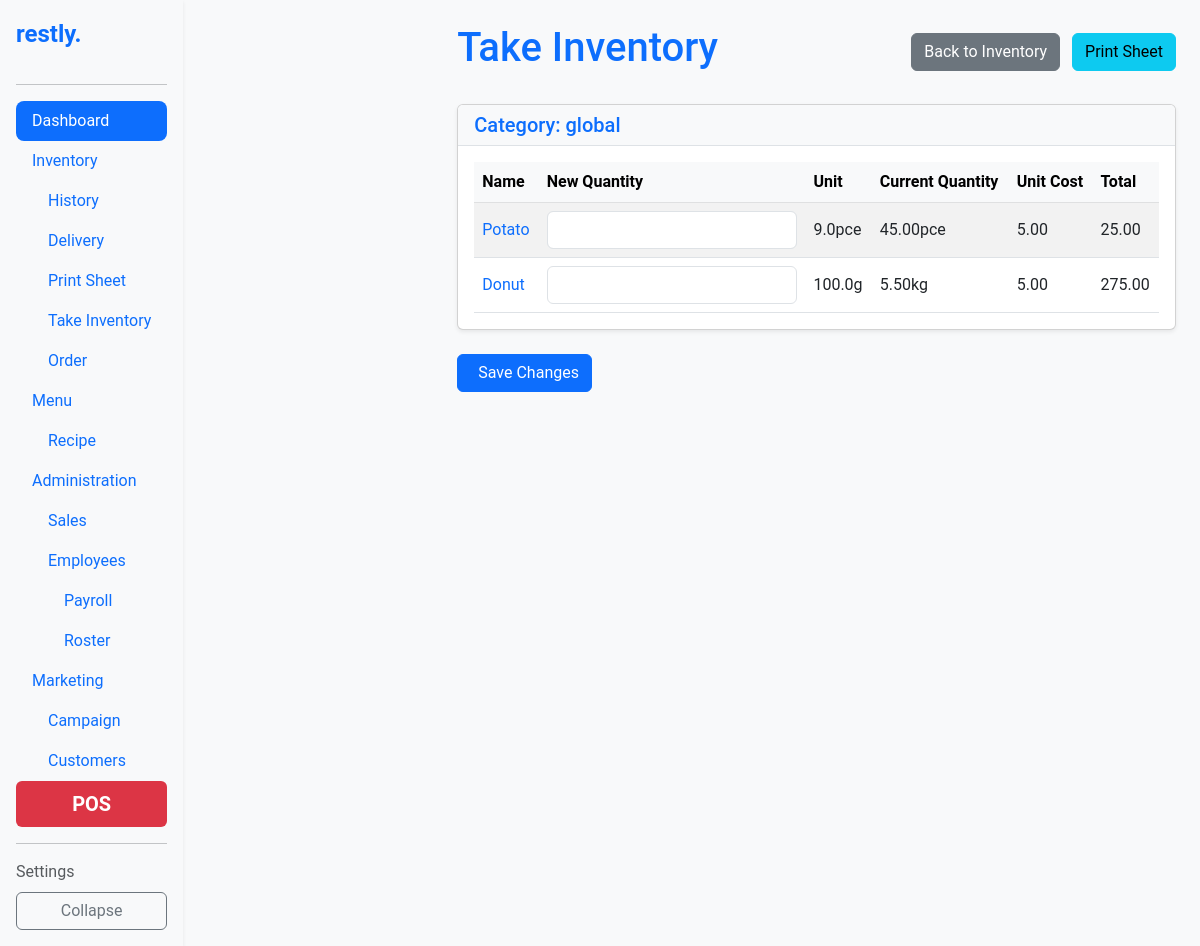
Before: /inventory/take-inventory/ with the older database file.
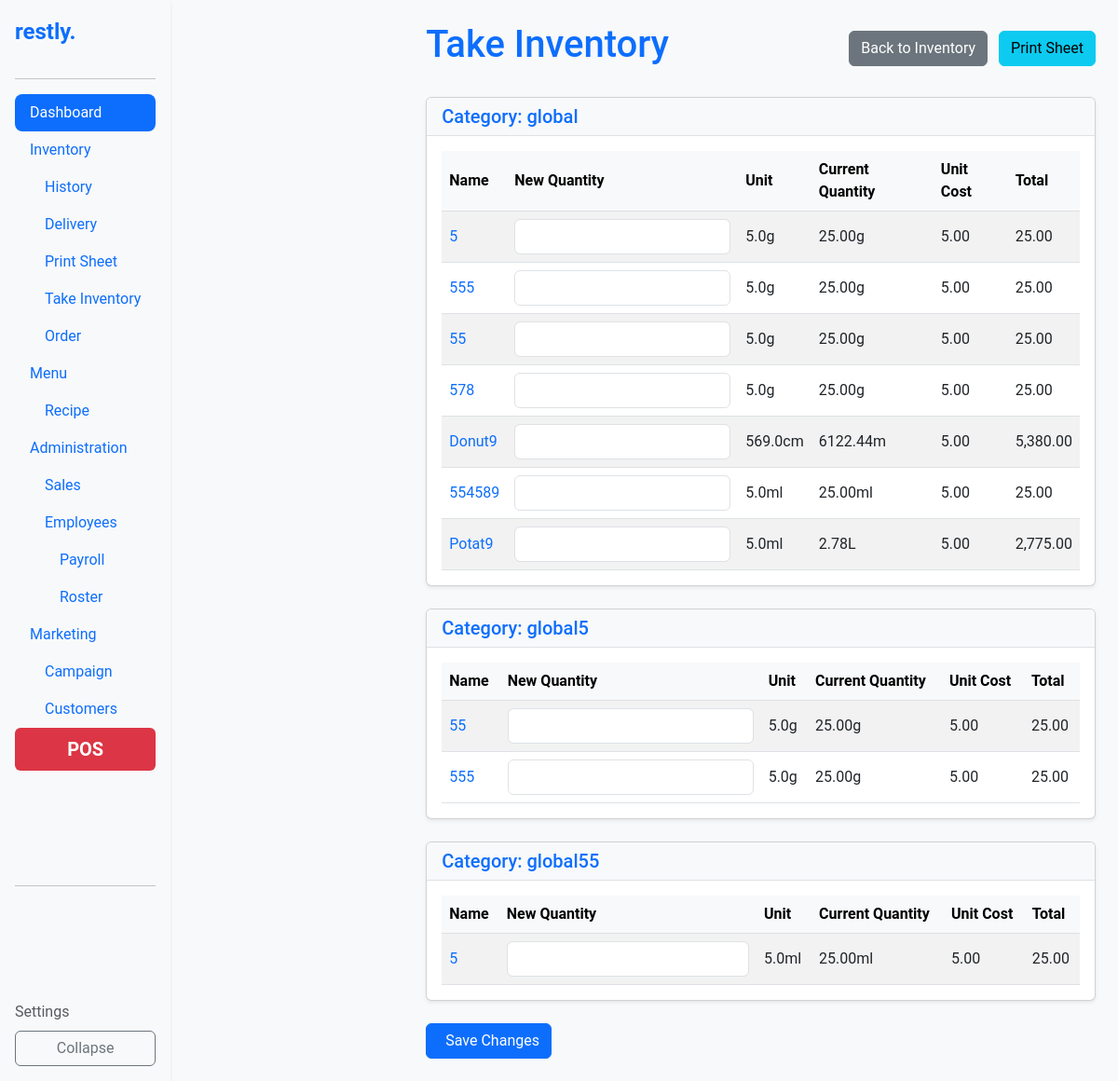
After: the same page with the newer database file.
### inventory/models.py (models this page shows, shortened)
class Category(models.Model):
    name = models.CharField(max_length=100, unique=True, default="global")
    order = models.PositiveIntegerField(default=1)
    class Meta:
        ordering = ['order']

class Ingredient(models.Model):
    UNIT_TYPES = [
        ('g', 'gram'),
        ('ml', 'milliliter'),
        ('pce', 'piece'),
        ('cm', 'centimeter'),
        ('oz', 'ounce'),
        ('fl_oz', 'fluid ounce'),
        ('in', 'inch'),
    ]
    name = models.CharField(max_length=255)
    quantity = models.FloatField()  # Quantity in stock
    threshold = models.FloatField(default=0)  # Minimum threshold for inventory
    category = models.ForeignKey('Category', on_delete=models.CASCADE)
    unit_type = models.CharField(max_length=10, choices=UNIT_TYPES)
    unit_multiplier = models.FloatField()  # Multiplier for unit type
    unit_cost = models.FloatField()  # Cost per unit
    estimated_usage = models.FloatField(null=True, blank=True)  # Optional, estimated usage per day
    total_cost = models.DecimalField(max_digits=12, decimal_places=2, editable=False)
    history = HistoricalRecords()
    order = models.PositiveIntegerField(default=1)
    change_source = models.CharField(max_length=50, blank=True, null=True)
    class Meta:
        ordering = ['order']
        unique_together = ('name', 'category')
    @property
    def converted_quantity(self):
        return self._convert_unit(self.quantity)
    def _convert_unit(self, value):
        metric_conversion_factors = {
            'g': Decimal('1000'),       # 1000 grams = 1 kg
            'ml': Decimal('1000'),      # 1000 milliliters = 1 liter
            'cm': Decimal('100'),       # 100 cm = 1 m
        }
        imperial_conversion_factors = {
            'oz': Decimal('16'),        # 16 ounces = 1 pound
            'fl_oz': Decimal('128'),    # 128 fluid ounces = 1 gallon
            'in': Decimal('12'),        # 12 inches = 1 foot
        }
        if self.unit_type in metric_conversion_factors:
            conversion_factor = metric_conversion_factors[self.unit_type]
            higher_unit = {'g': 'kg', 'ml': 'L', 'cm': 'm'}.get(self.unit_type, self.unit_type)
        elif self.unit_type in imperial_conversion_factors:
            conversion_factor = imperial_conversion_factors[self.unit_type]
            higher_unit = {'oz': 'lb', 'fl_oz': 'gal', 'in': 'ft'}.get(self.unit_type, self.unit_type)
        else:
            conversion_factor = Decimal('1')
            higher_unit = self.unit_type
        base_qty = Decimal(value) * Decimal(self.unit_multiplier)
        if base_qty < conversion_factor:
            return f"{base_qty.quantize(Decimal('.01'), rounding=ROUND_HALF_UP)}{self.unit_type}"
        converted_qty = base_qty / conversion_factor
        return f"{converted_qty.quantize(Decimal('.01'), rounding=ROUND_HALF_UP)}{higher_unit}"

### inventory/views.py (the view, shortened to what this page needs)
# urls.py: path('take-inventory/', views.take_inventory, name='take_inventory'),
def take_inventory(request):
    categories = Category.objects.prefetch_related('ingredient_set').all()
    InventoryForm = modelform_factory(
        Ingredient,
        fields=['quantity'],
        widgets={'quantity': forms.NumberInput(attrs={'step': '0.01', 'class': 'form-control'})},
        field_classes={'quantity': forms.FloatField},
    )
    ingredient_forms = {}
    for ingredient in Ingredient.objects.all():
        InventoryForm.base_fields['quantity'].required = False  # Ensure field is optional for GET requests
        ingredient_forms[ingredient.id] = InventoryForm(instance=None, prefix=f"ingredient-{ingredient.id}")
    context = {
        'categories': categories,
        'ingredient_forms': ingredient_forms,  # Pass the forms to the template
    }
    return render(request, 'inventory/take_inventory.html', context)

### inventory/templatetags/custom_filters.py (called while the page is built)
@register.filter
def get_form(forms_dict, ingredient_id):
    return forms_dict.get(ingredient_id)

### inventory/templates/inventory/take_inventory.html (shortened to what this page needs)
{% extends 'base.html' %}
{% load humanize %}
{% load custom_filters %}
{% block content %}
<div class="d-flex justify-content-between align-items-center mb-4">
    <h1 class="text-primary">Take Inventory</h1>
    <div>
        <a href="{% url 'inventory' %}" class="btn btn-secondary me-2">
             Back to Inventory
        </a>
        <a href="{% url 'print_inventory' %}" class="btn btn-info">
             Print Sheet
        </a>
    </div>
</div>
<form method="post">
    {% for category in categories %}
    <div class="card mb-4 shadow-sm">
        <div class="card-header">
            <h2 class="mb-0 text-primary">Category: {{ category.name }}</h2>
        </div>
        <div class="card-body">
            <table class="table table-striped align-middle">
                <thead class="table-light">
                    <tr>
                        <th>Name</th>
                        <th>New Quantity</th>
                        <th>Unit</th>
                        <th>Current Quantity</th>
                        <th>Unit Cost</th>
                        <th>Total</th>
                    </tr>
                </thead>
                <tbody>
                    {% for ingredient in category.ingredient_set.all %}
                    <tr>
                        <td>
                            <a href="{% url 'ingredient_details' ingredient.name %}" class="text-decoration-none text-primary">
                                {{ ingredient.name|title }}
                            </a>
                        </td>
                        <td>
                            {% with ingredient_forms|get_form:ingredient.id as form %}
                                {{ form.quantity }}
                            {% endwith %}
                        </td>
                        <td>{{ ingredient.unit_multiplier }}{{ ingredient.unit_type }}</td>
                        <td>{{ ingredient.converted_quantity }}</td>
                        <td>{{ settings.get_currency_type_display }}{{ ingredient.unit_cost|floatformat:2|intcomma }}</td>
                        <td>{{ settings.get_currency_type_display }}{{ ingredient.total_cost|floatformat:2|intcomma }}</td>
                    </tr>
                    {% endfor %}
                </tbody>
            </table>
        </div>
    </div>
    {% endfor %}
    <button type="submit" class="btn btn-primary">
         Save Changes
    </button>
</form>
{% endblock %}

### templates/base.html (shortened to what this page needs)
<!DOCTYPE html>
<html lang="en">
<head>
    {% load static %}
    <link rel="stylesheet" href="https://cdn.jsdelivr.net/npm/bootstrap@5.3.0-alpha1/dist/css/bootstrap.min.css">
    <link rel="stylesheet" href="{% static 'styles.css' %}">
</head>
<body class="d-flex">
    <nav class="sidebar bg-light shadow-sm d-flex flex-column flex-shrink-0 p-3">
        <div class="d-flex align-items-center mb-3">
            <a href="{% url 'inventory' %}" class="navbar-brand fw-bold text-primary fs-4">
                restly.
            </a>
        </div>
        <hr>
        <ul class="nav nav-pills flex-column mb-auto">
            <li class="nav-item">
                <a href="{% url 'inventory' %}" class="nav-link active">
                     Dashboard
                </a>
            </li>
            <li class="nav-item">
                <a href="{% url 'inventory' %}" class="nav-link">
                     Inventory
                </a>
                <ul class="nav flex-column ms-3">
                    <li><a href="{% url 'inventory_history' %}" class="nav-link"> History</a></li>
                    <li><a href="{% url 'delivery_inventory' %}" class="nav-link"> Delivery</a></li>
                    <li><a href="{% url 'print_inventory' %}" class="nav-link"> Print Sheet</a></li>
                    <li><a href="{% url 'take_inventory' %}" class="nav-link"> Take Inventory</a></li>
                    <li><a href="{% url 'order_inventory' %}" class="nav-link"> Order</a></li>
                </ul>
            </li>
            <li class="nav-item">
                <a href="{% url 'inventory' %}" class="nav-link">
                     Menu
                </a>
                <ul class="nav flex-column ms-3">
                    <li><a href="{% url 'inventory' %}" class="nav-link"> Recipe</a></li>
                </ul>
            </li>
            <li class="nav-item">
                <a href="{% url 'inventory' %}" class="nav-link">
                     Administration
                </a>
                <ul class="nav flex-column ms-3">
                    <li><a href="{% url 'inventory' %}" class="nav-link"> Sales</a></li>
                    <li><a href="{% url 'inventory' %}" class="nav-link"> Employees</a>
                        <ul class="nav flex-column ms-3">
                            <li><a href="{% url 'inventory' %}" class="nav-link"> Payroll</a></li>
                            <li><a href="{% url 'inventory' %}" class="nav-link"> Roster</a></li>
                        </ul>
                    </li>
                </ul>
            </li>
            <li class="nav-item">
                <a href="{% url 'inventory' %}" class="nav-link">
                     Marketing
                </a>
                <ul class="nav flex-column ms-3">
                    <li><a href="{% url 'inventory' %}" class="nav-link"> Campaign</a></li>
                    <li><a href="{% url 'inventory' %}" class="nav-link"> Customers</a></li>
                </ul>
            </li>
            <li class="nav-item">
                <a href="{% url 'inventory' %}" class="nav-link text-white bg-danger fw-bold fs-5 text-center py-2">
                     POS
                </a>
            </li>
        </ul>
        <hr>
        <div class="mt-auto">
            <a href="{% url 'settings' %}" class="nav-link text-muted">
                 Settings
            </a>
            <button class="btn btn-outline-secondary w-100 mt-2" id="collapse-sidebar">
                 Collapse
            </button>
        </div>
    </nav>
    <div class="flex-grow-1 p-4">
        {% block content %}{% endblock %}
    </div>
</body>
</html>

### templates/styles.css (style rules this page uses)
body { font-family: 'Roboto', sans-serif; background-color: #f8f9fa; }
.navbar-brand { font-weight: bold; }
.table th, .table td { vertical-align: middle; }
.table { margin-bottom: 0; }
.card-header { background-color: #f8f9fa; border-bottom: 1px solid #dee2e6; }
.card-header h2 { font-size: 1.25rem; }
.btn-primary { display: inline-flex; align-items: center; gap: 0.5rem; }
.flex-grow-1 { margin-left: 250px; }
.nav-link.active { background-color: rgba(255, 255, 255, 0.25); border-radius: 0.5rem; }

Changed rows visible on the page:
added Ingredient: name "5", unit_multiplier "5.0", unit_type "g", converted_quantity "25.00g", unit_cost "5.00", total_cost "25.00", shown under Category "global"
added Ingredient: name "555", unit_multiplier "5.0", unit_type "g", converted_quantity "25.00g", unit_cost "5.00", total_cost "25.00", shown under Category "global"
added Ingredient: name "55", unit_multiplier "5.0", unit_type "g", converted_quantity "25.00g", unit_cost "5.00", total_cost "25.00", shown under Category "global"
added Ingredient: name "578", unit_multiplier "5.0", unit_type "g", converted_quantity "25.00g", unit_cost "5.00", total_cost "25.00", shown under Category "global"
changed Ingredient: name "Donut" → "Donut9"; unit_multiplier "100.0" → "569.0"; unit_type "g" → "cm"; converted_quantity "5.50kg" → "6122.44m"; total_cost "275.00" → "5,380.00"; moves up the list
added Ingredient: name "554589", unit_multiplier "5.0", unit_type "ml", converted_quantity "25.00ml", unit_cost "5.00", total_cost "25.00", shown under Category "global"
changed Ingredient: name "Potato" → "Potat9"; unit_multiplier "9.0" → "5.0"; unit_type "pce" → "ml"; converted_quantity "45.00pce" → "2.78L"; total_cost "25.00" → "2,775.00"
added Category: name "global5"
added Ingredient: name "55", unit_multiplier "5.0", unit_type "g", converted_quantity "25.00g", unit_cost "5.00", total_cost "25.00", shown under "global5"
added Ingredient: name "555", unit_multiplier "5.0", unit_type "g", converted_quantity "25.00g", unit_cost "5.00", total_cost "25.00", shown under "global5"
added Category: name "global55"
added Ingredient: name "5", unit_multiplier "5.0", unit_type "ml", converted_quantity "25.00ml", unit_cost "5.00", total_cost "25.00", shown under "global55"
